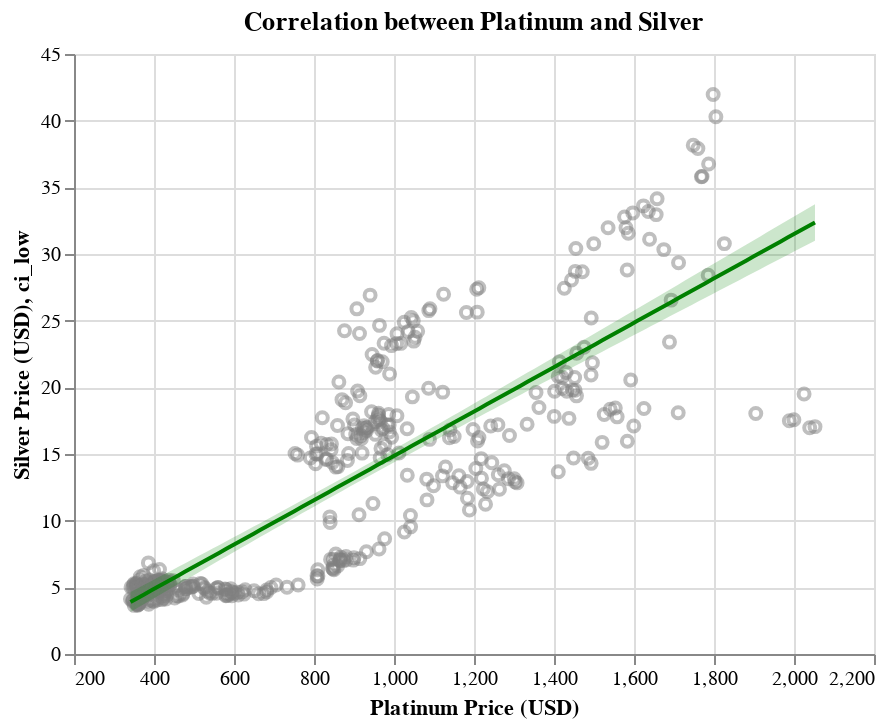

Notebook cell for this chart:
### Code cell
plat_comp_chart

### Figure 1 — Vega-Lite specification as saved in the notebook (floating-point values rounded to 4 significant figures; data arrays with more than 128 entries replaced by an {"elided": "..."} marker saying what was removed)
{"config": {"view": {"continuousWidth": 400, "continuousHeight": 300}}, "layer": [{"data": {"name": "data-5d1709821319b92b673c1c47bb774670"}, "mark": {"type": "point", "color": "grey", "opacity": 0.5}, "encoding": {"x": {"field": "Platinum", "scale": {"zero": false}, "title": "Platinum Price (USD)", "type": "quantitative"}, "y": {"field": "Silver", "scale": {"zero": false}, "title": "Silver Price (USD)", "type": "quantitative"}}, "title": "Correlation between Platinum and Silver"}, {"layer": [{"mark": {"type": "errorband", "color": "green", "opacity": 0.2}, "encoding": {"x": {"field": "Platinum", "type": "quantitative"}, "y": {"field": "ci_low", "type": "quantitative"}, "y2": {"field": "ci_high"}}}, {"mark": {"type": "line", "color": "green"}, "encoding": {"x": {"field": "Platinum", "type": "quantitative"}, "y": {"field": "Silver", "type": "quantitative"}}}], "data": {"name": "data-a9077ee0749728241d28c444db3acf11"}}], "$schema": "https://vega.github.io/schema/vega-lite/v4.17.0.json", "datasets": {"data-5d1709821319b92b673c1c47bb774670": {"elided": "401 records"}, "data-a9077ee0749728241d28c444db3acf11": [{"Platinum": 341.2, "Silver": 3.902, "ci_low": 3.158, "ci_high": 4.645}, {"Platinum": 358.3, "Silver": 4.186, "ci_low": 3.457, "ci_high": 4.916}, {"Platinum": 375.4, "Silver": 4.471, "ci_low": 3.755, "ci_high": 5.186}, {"Platinum": 392.5, "Silver": 4.756, "ci_low": 4.054, "ci_high": 5.457}, {"Platinum": 409.6, "Silver": 5.04, "ci_low": 4.352, "ci_high": 5.728}, {"Platinum": 426.8, "Silver": 5.325, "ci_low": 4.65, "ci_high": 6.0}, {"Platinum": 443.9, "Silver": 5.61, "ci_low": 4.948, "ci_high": 6.271}, {"Platinum": 461.0, "Silver": 5.894, "ci_low": 5.245, "ci_high": 6.543}, {"Platinum": 478.1, "Silver": 6.179, "ci_low": 5.543, "ci_high": 6.815}, {"Platinum": 495.2, "Silver": 6.464, "ci_low": 5.84, "ci_high": 7.088}, {"Platinum": 512.3, "Silver": 6.748, "ci_low": 6.136, "ci_high": 7.36}, {"Platinum": 529.4, "Silver": 7.033, "ci_low": 6.432, "ci_high": 7.633}, {"Platinum": 546.5, "Silver": 7.318, "ci_low": 6.728, "ci_high": 7.907}, {"Platinum": 563.7, "Silver": 7.602, "ci_low": 7.024, "ci_high": 8.181}, {"Platinum": 580.8, "Silver": 7.887, "ci_low": 7.319, "ci_high": 8.455}, {"Platinum": 597.9, "Silver": 8.172, "ci_low": 7.614, "ci_high": 8.73}, {"Platinum": 615.0, "Silver": 8.456, "ci_low": 7.908, "ci_high": 9.005}, {"Platinum": 632.1, "Silver": 8.741, "ci_low": 8.202, "ci_high": 9.28}, {"Platinum": 649.2, "Silver": 9.026, "ci_low": 8.495, "ci_high": 9.556}, {"Platinum": 666.3, "Silver": 9.31, "ci_low": 8.788, "ci_high": 9.833}, {"Platinum": 683.4, "Silver": 9.595, "ci_low": 9.08, "ci_high": 10.11}, {"Platinum": 700.6, "Silver": 9.88, "ci_low": 9.372, "ci_high": 10.39}, {"Platinum": 717.7, "Silver": 10.16, "ci_low": 9.663, "ci_high": 10.67}, {"Platinum": 734.8, "Silver": 10.45, "ci_low": 9.953, "ci_high": 10.94}, {"Platinum": 751.9, "Silver": 10.73, "ci_low": 10.24, "ci_high": 11.22}, {"Platinum": 769.0, "Silver": 11.02, "ci_low": 10.53, "ci_high": 11.5}, {"Platinum": 786.1, "Silver": 11.3, "ci_low": 10.82, "ci_high": 11.79}, {"Platinum": 803.2, "Silver": 11.59, "ci_low": 11.11, "ci_high": 12.07}, {"Platinum": 820.3, "Silver": 11.87, "ci_low": 11.4, "ci_high": 12.35}, {"Platinum": 837.5, "Silver": 12.16, "ci_low": 11.68, "ci_high": 12.63}, {"Platinum": 854.6, "Silver": 12.44, "ci_low": 11.97, "ci_high": 12.92}, {"Platinum": 871.7, "Silver": 12.73, "ci_low": 12.25, "ci_high": 13.2}, {"Platinum": 888.8, "Silver": 13.01, "ci_low": 12.54, "ci_high": 13.48}, {"Platinum": 905.9, "Silver": 13.3, "ci_low": 12.82, "ci_high": 13.77}, {"Platinum": 923.0, "Silver": 13.58, "ci_low": 13.1, "ci_high": 14.06}, {"Platinum": 940.1, "Silver": 13.86, "ci_low": 13.39, "ci_high": 14.34}, {"Platinum": 957.2, "Silver": 14.15, "ci_low": 13.67, "ci_high": 14.63}, {"Platinum": 974.4, "Silver": 14.43, "ci_low": 13.95, "ci_high": 14.92}, {"Platinum": 991.5, "Silver": 14.72, "ci_low": 14.23, "ci_high": 15.21}, {"Platinum": 1009.0, "Silver": 15.0, "ci_low": 14.51, "ci_high": 15.5}, {"Platinum": 1026.0, "Silver": 15.29, "ci_low": 14.79, "ci_high": 15.79}, {"Platinum": 1043.0, "Silver": 15.57, "ci_low": 15.06, "ci_high": 16.08}, {"Platinum": 1060.0, "Silver": 15.86, "ci_low": 15.34, "ci_high": 16.37}, {"Platinum": 1077.0, "Silver": 16.14, "ci_low": 15.62, "ci_high": 16.67}, {"Platinum": 1094.0, "Silver": 16.43, "ci_low": 15.89, "ci_high": 16.96}, {"Platinum": 1111.0, "Silver": 16.71, "ci_low": 16.17, "ci_high": 17.25}, {"Platinum": 1128.0, "Silver": 17.0, "ci_low": 16.45, "ci_high": 17.55}, {"Platinum": 1145.0, "Silver": 17.28, "ci_low": 16.72, "ci_high": 17.84}, {"Platinum": 1163.0, "Silver": 17.57, "ci_low": 17.0, "ci_high": 18.14}, {"Platinum": 1180.0, "Silver": 17.85, "ci_low": 17.27, "ci_high": 18.43}, {"Platinum": 1197.0, "Silver": 18.13, "ci_low": 17.54, "ci_high": 18.73}, {"Platinum": 1214.0, "Silver": 18.42, "ci_low": 17.82, "ci_high": 19.02}, {"Platinum": 1231.0, "Silver": 18.7, "ci_low": 18.09, "ci_high": 19.32}, {"Platinum": 1248.0, "Silver": 18.99, "ci_low": 18.36, "ci_high": 19.62}, {"Platinum": 1265.0, "Silver": 19.27, "ci_low": 18.63, "ci_high": 19.91}, {"Platinum": 1282.0, "Silver": 19.56, "ci_low": 18.91, "ci_high": 20.21}, {"Platinum": 1299.0, "Silver": 19.84, "ci_low": 19.18, "ci_high": 20.51}, {"Platinum": 1317.0, "Silver": 20.13, "ci_low": 19.45, "ci_high": 20.81}, {"Platinum": 1334.0, "Silver": 20.41, "ci_low": 19.72, "ci_high": 21.1}, {"Platinum": 1351.0, "Silver": 20.7, "ci_low": 19.99, "ci_high": 21.4}, {"Platinum": 1368.0, "Silver": 20.98, "ci_low": 20.26, "ci_high": 21.7}, {"Platinum": 1385.0, "Silver": 21.27, "ci_low": 20.53, "ci_high": 22.0}, {"Platinum": 1402.0, "Silver": 21.55, "ci_low": 20.8, "ci_high": 22.3}, {"Platinum": 1419.0, "Silver": 21.84, "ci_low": 21.07, "ci_high": 22.6}, {"Platinum": 1436.0, "Silver": 22.12, "ci_low": 21.34, "ci_high": 22.9}, {"Platinum": 1454.0, "Silver": 22.4, "ci_low": 21.61, "ci_high": 23.2}, {"Platinum": 1471.0, "Silver": 22.69, "ci_low": 21.88, "ci_high": 23.5}, {"Platinum": 1488.0, "Silver": 22.97, "ci_low": 22.15, "ci_high": 23.8}, {"Platinum": 1505.0, "Silver": 23.26, "ci_low": 22.42, "ci_high": 24.1}, {"Platinum": 1522.0, "Silver": 23.54, "ci_low": 22.69, "ci_high": 24.4}, {"Platinum": 1539.0, "Silver": 23.83, "ci_low": 22.96, "ci_high": 24.7}, {"Platinum": 1556.0, "Silver": 24.11, "ci_low": 23.23, "ci_high": 25.0}, {"Platinum": 1573.0, "Silver": 24.4, "ci_low": 23.5, "ci_high": 25.3}, {"Platinum": 1590.0, "Silver": 24.68, "ci_low": 23.77, "ci_high": 25.6}, {"Platinum": 1608.0, "Silver": 24.97, "ci_low": 24.04, "ci_high": 25.9}, {"Platinum": 1625.0, "Silver": 25.25, "ci_low": 24.31, "ci_high": 26.2}, {"Platinum": 1642.0, "Silver": 25.54, "ci_low": 24.57, "ci_high": 26.5}, {"Platinum": 1659.0, "Silver": 25.82, "ci_low": 24.84, "ci_high": 26.8}, {"Platinum": 1676.0, "Silver": 26.11, "ci_low": 25.11, "ci_high": 27.1}, {"Platinum": 1693.0, "Silver": 26.39, "ci_low": 25.38, "ci_high": 27.4}, {"Platinum": 1710.0, "Silver": 26.67, "ci_low": 25.65, "ci_high": 27.7}, {"Platinum": 1727.0, "Silver": 26.96, "ci_low": 25.92, "ci_high": 28.0}, {"Platinum": 1744.0, "Silver": 27.24, "ci_low": 26.18, "ci_high": 28.3}, {"Platinum": 1762.0, "Silver": 27.53, "ci_low": 26.45, "ci_high": 28.61}, {"Platinum": 1779.0, "Silver": 27.81, "ci_low": 26.72, "ci_high": 28.91}, {"Platinum": 1796.0, "Silver": 28.1, "ci_low": 26.99, "ci_high": 29.21}, {"Platinum": 1813.0, "Silver": 28.38, "ci_low": 27.26, "ci_high": 29.51}, {"Platinum": 1830.0, "Silver": 28.67, "ci_low": 27.52, "ci_high": 29.81}, {"Platinum": 1847.0, "Silver": 28.95, "ci_low": 27.79, "ci_high": 30.11}, {"Platinum": 1864.0, "Silver": 29.24, "ci_low": 28.06, "ci_high": 30.42}, {"Platinum": 1881.0, "Silver": 29.52, "ci_low": 28.33, "ci_high": 30.72}, {"Platinum": 1898.0, "Silver": 29.81, "ci_low": 28.59, "ci_high": 31.02}, {"Platinum": 1916.0, "Silver": 30.09, "ci_low": 28.86, "ci_high": 31.32}, {"Platinum": 1933.0, "Silver": 30.38, "ci_low": 29.13, "ci_high": 31.62}, {"Platinum": 1950.0, "Silver": 30.66, "ci_low": 29.4, "ci_high": 31.92}, {"Platinum": 1967.0, "Silver": 30.94, "ci_low": 29.66, "ci_high": 32.23}, {"Platinum": 1984.0, "Silver": 31.23, "ci_low": 29.93, "ci_high": 32.53}, {"Platinum": 2001.0, "Silver": 31.51, "ci_low": 30.2, "ci_high": 32.83}, {"Platinum": 2018.0, "Silver": 31.8, "ci_low": 30.47, "ci_high": 33.13}, {"Platinum": 2035.0, "Silver": 32.08, "ci_low": 30.73, "ci_high": 33.43}, {"Platinum": 2052.0, "Silver": 32.37, "ci_low": 31.0, "ci_high": 33.74}]}}
